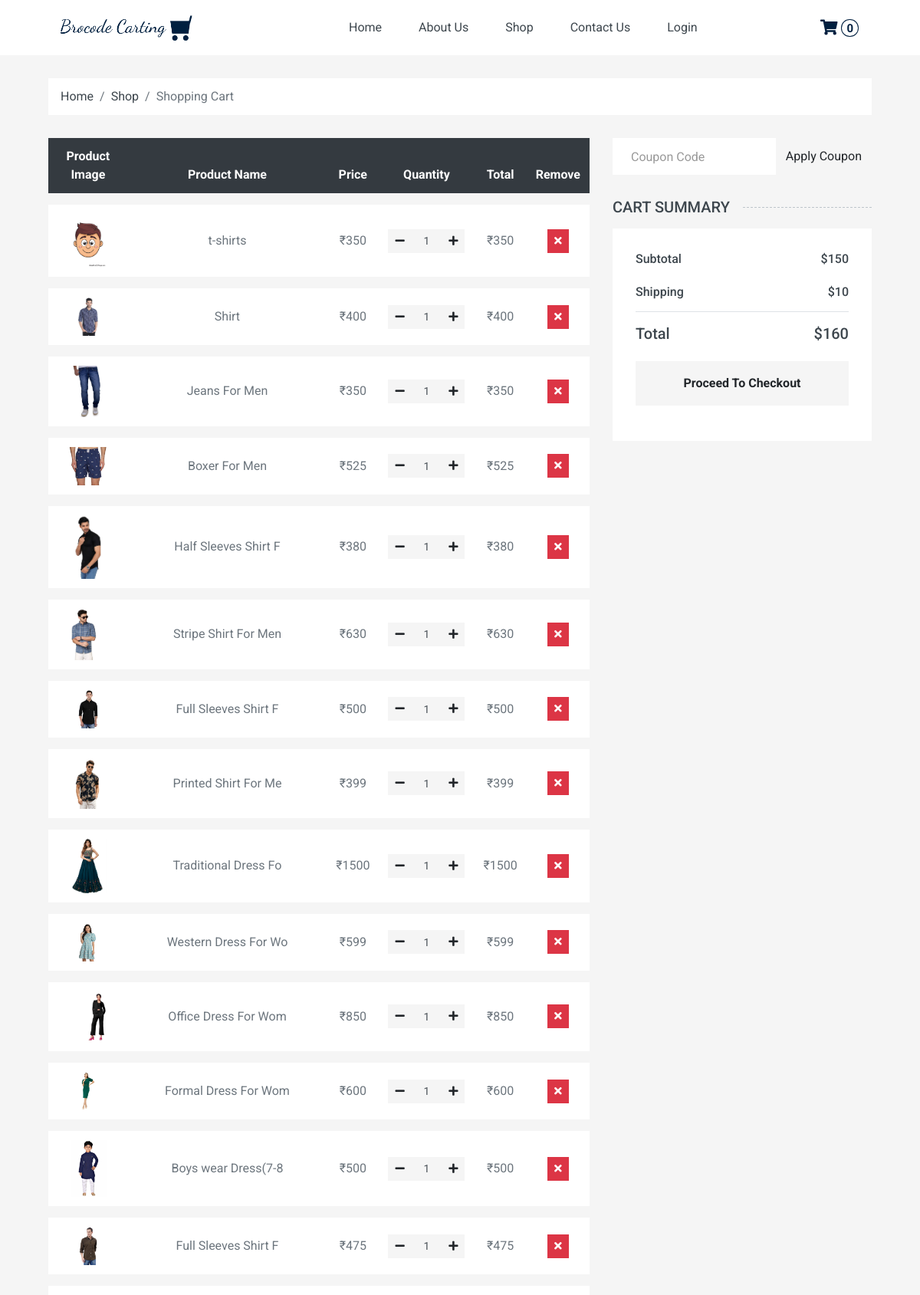
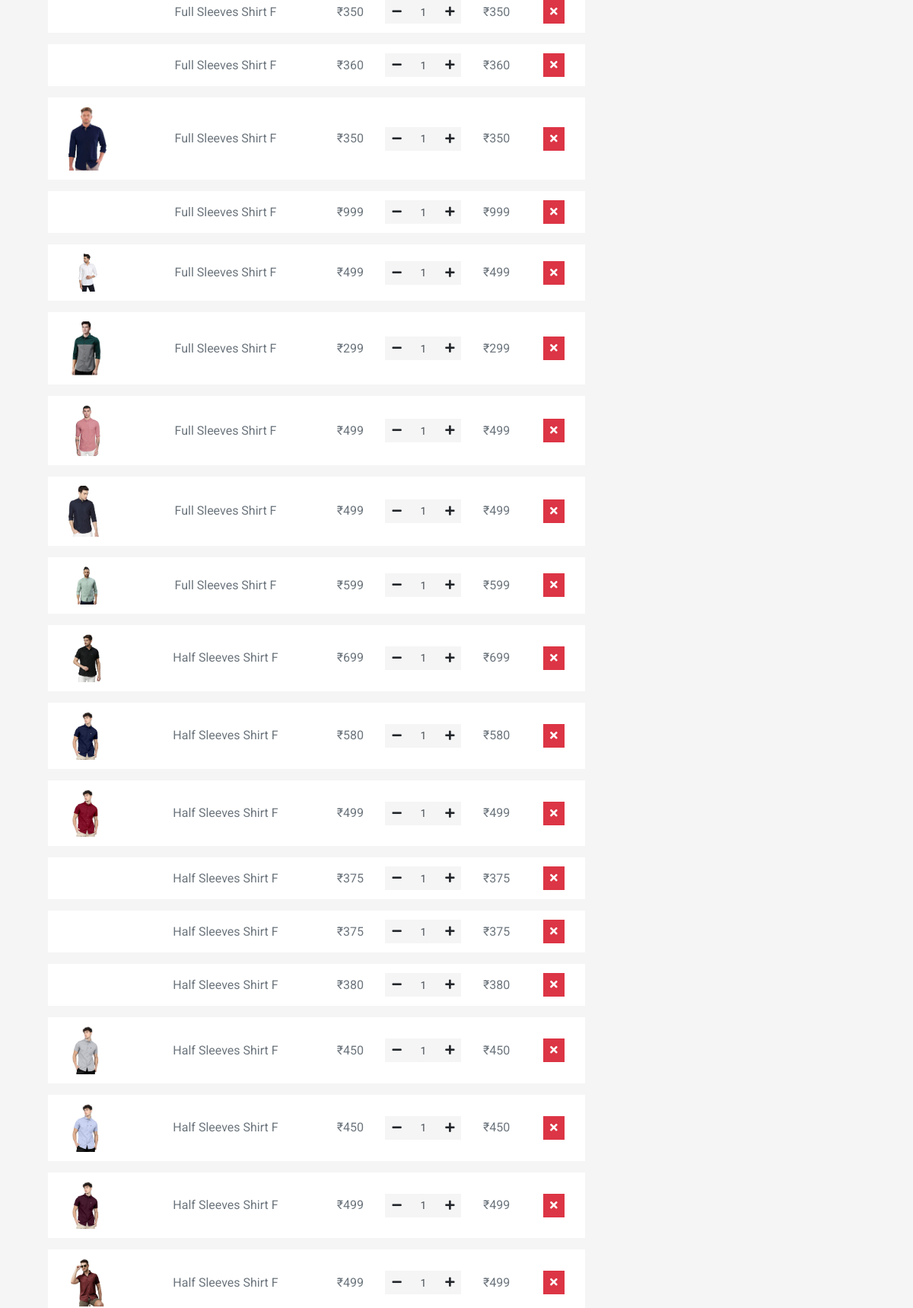
The app's page /cart.php (upper part) with its own data (2 pictures, top to bottom).
### tables this page shows
CREATE TABLE `product` (
  `id` int(20) NOT NULL,
  `category_id` int(20) NOT NULL,
  `variants_id` int(20) NOT NULL,
  `attribute_id` int(20) NOT NULL,
  `p_name` varchar(200) NOT NULL,
  `p_image` varchar(200) DEFAULT NULL,
  `p_description` longtext NOT NULL,
  `stock` int(50) NOT NULL,
  `price` int(50) NOT NULL,
  `created_by` int(20) DEFAULT NULL,
  `updated_by` int(20) DEFAULT NULL,
  `created_at` datetime DEFAULT NULL,
  `updated_at` datetime DEFAULT NULL,
  `is_active` tinyint(1) NOT NULL
);

### cart.php (the view, shortened to what this page needs)
<?php
require("header.php");
?>
<div class="container-fluid">
    <div class="row px-xl-5">
        <div class="col-12">
            <nav class="breadcrumb bg-light mb-30">
                <a class="breadcrumb-item text-dark" href="#">Home</a>
                <a class="breadcrumb-item text-dark" href="#">Shop</a>
                <span class="breadcrumb-item active">Shopping Cart</span>
            </nav>
        </div>
    </div>
</div>
<div class="container-fluid">
    <div class="row px-xl-5">
        <div class="col-lg-8 table-responsive mb-5">
            <table class="table table-light table-borderless table-hover text-center mb-0">
                <thead class="thead-dark">
                    <tr>
                        <th>Product Image</th>
                        <th>Product Name</th>
                        <th>Price</th>
                        <th>Quantity</th>
                        <th>Total</th>
                        <th>Remove</th>
                    </tr>
                </thead>
                <tbody class="align-middle">
                    <?php
                    $query = "SELECT id,p_name,p_image,stock,price from product";
                    if ($result = $conn->query($query)) {
                        while ($row = $result->fetch_assoc()) {
                    ?>
                            <tr>
                                <td class="align-middle"><img alt="" style="width: 50px;" src="/e-commerce/admin/<?php echo $row['p_image']; ?>"></td>
                                <td class="align-middle"><?php echo $row['p_name']; ?></td>
                                <td class="align-middle"><?php echo '₹'.$row['price']; ?></td>
                                <td class="align-middle">
                                    <div class="input-group quantity mx-auto" style="width: 100px;">
                                        <div class="input-group-btn">
                                            <button class="btn btn-sm btn-secondary btn-minus">
                                                <i class="fa fa-minus"></i>
                                            </button>
                                        </div>
                                        <input type="text" class="form-control form-control-sm bg-secondary border-0 text-center" value="1">
                                        <div class="input-group-btn">
                                            <button class="btn btn-sm btn-secondary btn-plus">
                                                <i class="fa fa-plus"></i>
                                            </button>
                                        </div>
                                    </div>
                                </td>
                                <td class="align-middle"><?php echo '₹'.$row['price']; ?></td>
                                <td class="align-middle"><button class="btn btn-sm btn-danger"><i class="fa fa-times"></i></button></td>
                            </tr>
                    <?php
                        }
                    }
                    ?>
                </tbody>
            </table>
        </div>
        <div class="col-lg-4">
            <form class="mb-30" action="">
                <div class="input-group">
                    <input type="text" class="form-control border-0 p-4" placeholder="Coupon Code">
                    <div class="input-group-append">
                        <button class="btn btn-secondary">Apply Coupon</button>
                    </div>
                </div>
            </form>
            <h5 class="section-title position-relative text-uppercase mb-3"><span class="bg-secondary pr-3">Cart Summary</span></h5>
            <div class="bg-light p-30 mb-5">
                <div class="border-bottom pb-2">
                    <div class="d-flex justify-content-between mb-3">
                        <h6>Subtotal</h6>
                        <h6>$150</h6>
                    </div>
                    <div class="d-flex justify-content-between">
                        <h6 class="font-weight-medium">Shipping</h6>
                        <h6 class="font-weight-medium">$10</h6>
                    </div>
                </div>
                <div class="pt-2">
                    <div class="d-flex justify-content-between mt-2">
                        <h5>Total</h5>
                        <h5>$160</h5>
                    </div>
                    <button class="btn btn-block btn-secondary font-weight-bold my-3 py-3">Proceed To Checkout</button>
                </div>
            </div>
        </div>
    </div>
</div>
<?php require("footer.php"); ?>

### records on screen
product: p_image (picture), p_name "t-shirts", price "350"
product: p_image (picture), p_name "Shirt", price "400"
product: p_image (picture), p_name "Jeans For Men", price "350"
product: p_image (picture), p_name "Boxer For Men", price "525"
product: p_image (picture), p_name "Half Sleeves Shirt F", price "380"
product: p_image (picture), p_name "Stripe Shirt For Men", price "630"
product: p_image (picture), p_name "Full Sleeves Shirt F", price "500"
product: p_image (picture), p_name "Printed Shirt For Me", price "399"
product: p_image (picture), p_name "Traditional Dress Fo", price "1500"
product: p_image (picture), p_name "Western Dress For Wo", price "599"
product: p_image (picture), p_name "Office Dress For Wom", price "850"
product: p_image (picture), p_name "Formal Dress For Wom", price "600"
product: p_image (picture), p_name "Boys wear Dress(7-8", price "500"
product: p_image (picture), p_name "Full Sleeves Shirt F", price "475"
product: p_name "Full Sleeves Shirt F", price "350"
product: p_name "Full Sleeves Shirt F", price "360"
product: p_image (picture), p_name "Full Sleeves Shirt F", price "350"
product: p_name "Full Sleeves Shirt F", price "999"
product: p_image (picture), p_name "Full Sleeves Shirt F", price "499"
product: p_image (picture), p_name "Full Sleeves Shirt F", price "299"
product: p_image (picture), p_name "Full Sleeves Shirt F", price "499"
product: p_image (picture), p_name "Full Sleeves Shirt F", price "499"
product: p_image (picture), p_name "Full Sleeves Shirt F", price "599"
product: p_image (picture), p_name "Half Sleeves Shirt F", price "699"
product: p_image (picture), p_name "Half Sleeves Shirt F", price "580"
product: p_image (picture), p_name "Half Sleeves Shirt F", price "499"
product: p_name "Half Sleeves Shirt F", price "375"
product: p_name "Half Sleeves Shirt F", price "375"
product: p_name "Half Sleeves Shirt F", price "380"
product: p_image (picture), p_name "Half Sleeves Shirt F", price "450"
product: p_image (picture), p_name "Half Sleeves Shirt F", price "450"
product: p_image (picture), p_name "Half Sleeves Shirt F", price "499"
product: p_image (picture), p_name "Half Sleeves Shirt F", price "499"
